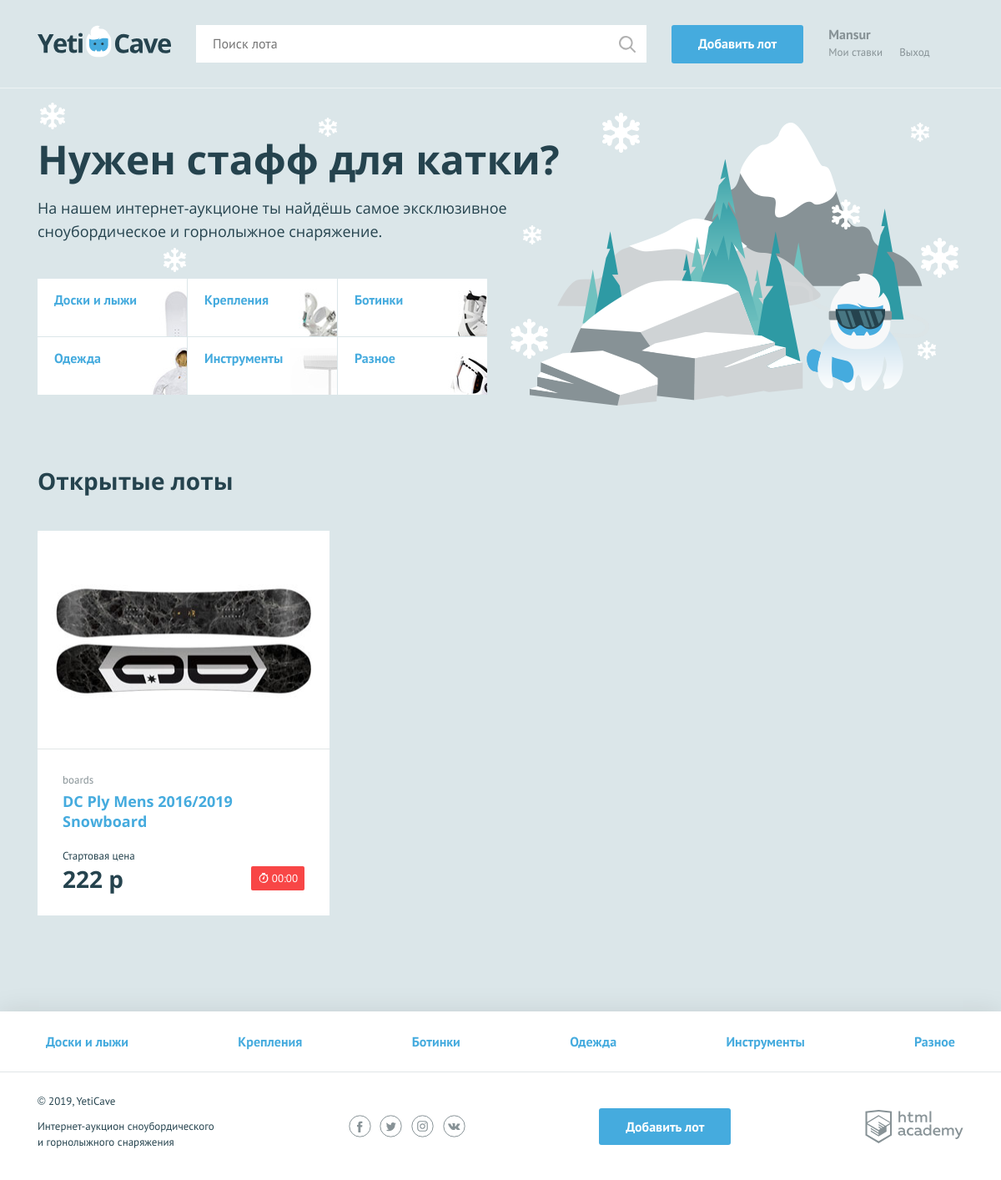
The page / on the database its author committed.
### tables this page shows
CREATE TABLE categories
(
    id          INT AUTO_INCREMENT PRIMARY KEY,
    title       VARCHAR(128),
    translation VARCHAR(128)
);

### helpers.php (called while the page is built, shortened)
<?php
function include_template($name, array $data = []) {
    $name = 'templates/' . $name;
    extract($data);
    require $name;
    $result = ob_get_clean();
    return $result;
}

### templates/main.php (the view)
<main class="container">
    <section class="promo">
        <h2 class="promo__title">Нужен стафф для катки?</h2>
        <p class="promo__text">На нашем интернет-аукционе ты найдёшь самое эксклюзивное сноубордическое и горнолыжное снаряжение.</p>
        <ul class="promo__list">
            <?php foreach ($categories  as $key => $category ): ?>
                <li class="promo__item promo__item--<?= strip_tags($category['title']); ?>">
                    <a class="promo__link" href="pages/all-lots.html"><?= strip_tags($category['translation']); ?></a>
                </li>
            <?php endforeach; ?>
        </ul>
    </section>
    <section class="lots">
        <div class="lots__header">
            <h2>Открытые лоты</h2>
        </div>
        <ul class="lots__list">
            <?php foreach ($lots as $lot): ?>
                <li class="lots__item lot">
                    <div class="lot__image">
                        <img src="<?= strip_tags($lot['image']); ?>" width="350" height="260" alt="">
                    </div>
                    <div class="lot__info">
                        <span class="lot__category"><?= strip_tags($lot['category']); ?></span>
                        <h3 class="lot__title"><a class="text-link" href="pages/lot.html"><?= strip_tags($lot['title']); ?></a></h3>
                        <div class="lot__state">
                            <div class="lot__rate">
                                <span class="lot__amount">Стартовая цена</span>
                                <span class="lot__cost"><?= strip_tags(format_price($lot['current_price']));?></span>
                            </div>
                            <div class="lot__timer timer   <?=  strip_tags(timer($lot['creation_date'])['status']); ?>">
                                <?=  strip_tags(timer($lot['creation_date'])['remaining_time']); ?>
                            </div>
                        </div>
                    </div>
                </li>
            <?php endforeach; ?>
        </ul>
    </section>
</main>

### functions.php
<?php
function format_price($price)
{
    return  number_format($price, 0, ',', ' ') . ' <b class="rub">р</b>';
}
function timer($date){
    $timer_end = new DateTime($date);
    $current_time = new DateTime();
    $diff = $current_time -> diff($timer_end);
    if( $timer_end < $current_time){
        return array('status' => 'timer--finishing', 'remaining_time' => '00:00' );
    }
    elseif ($diff->format("%H") < 1 ){
        return array('status' => 'timer--finishing', 'remaining_time' => $diff -> format("%H:%I") );
    }
    return array('status' => '', 'remaining_time' => $diff -> format("%H:%I") );
}

### index.php (shortened to what this page needs)
<?php
require_once 'helpers.php';
require_once 'functions.php';
require_once 'dbConfig.php';
$is_auth = rand(0, 1);
$sql = 'SELECT  l.creation_date, b.lot_id, l.title ,l.first_price,l.image,b.bet_sum AS current_price, c.title as category FROM lots AS l  JOIN bets AS b ON b.lot_id = l.id JOIN categories AS c ON c.id = l.category_id WHERE b.bet_sum = (SELECT MAX(b.bet_sum) FROM bets AS b  WHERE b.lot_id = l.id) ORDER BY l.creation_date';
$lots = mysqli_fetch_all(mysqli_query($con, $sql), MYSQLI_ASSOC);
$sql = 'SELECT title,translation FROM categories';
$categories = mysqli_fetch_all(mysqli_query($con, $sql), MYSQLI_ASSOC);
$page_content = include_template('main.php', ['categories' => $categories, 'lots' =>$lots]);
print (include_template('layout.php', ['categories' => $categories, 'is_auth' =>$is_auth, 'main_content' =>$page_content, 'user_name' => 'Mansur', 'title' => 'Главная']));

### templates/layout.php (shortened to what this page needs)
<!DOCTYPE html>
<html lang="ru">
<head>
    <link href="../css/normalize.min.css" rel="stylesheet">
    <link href="../css/style.css" rel="stylesheet">
</head>
<body>
<div class="page-wrapper">
    <header class="main-header">
        <div class="main-header__container container">
            <a class="main-header__logo">
                <img src="../img/logo.svg" width="160" height="39" alt="Логотип компании YetiCave">
            </a>
            <form class="main-header__search" method="get" action="https://echo.htmlacademy.ru" autocomplete="off">
                <input type="search" name="search" placeholder="Поиск лота">
                <input class="main-header__search-btn" type="submit" name="find" value="Найти">
            </form>
            <a class="main-header__add-lot button" href="pages/add-lot.html">Добавить лот</a>
            <nav class="user-menu">
                <?php if ($is_auth) : ?>
                    <div class="user-menu__logged">
                        <p><?= strip_tags($user_name); ?></p>
                        <a class="user-menu__bets" href="pages/my-bets.html">Мои ставки</a>
                        <a class="user-menu__logout" href="#">Выход</a>
                    </div>
                <?php endif; ?>
            </nav>
        </div>
    </header>
    <?=  $main_content ?>
</div>
<footer class="main-footer">
    <nav class="nav">
        <ul class="nav__list container">
            <?php foreach ($categories  as $category): ?>
                <li class="nav__item">
                    <a href="pages/all-lots.html"><?= strip_tags($category['translation']); ?></a>
                </li>
            <?php endforeach; ?>
        </ul>
    </nav>
    <div class="main-footer__bottom container">
        <div class="main-footer__copyright">
            <p>© 2019, YetiCave</p>
            <p>Интернет-аукцион сноубордического и горнолыжного снаряжения</p>
        </div>
        <div class="main-footer__social social">
            <a class="social__link social__link--facebook" href="#">
            </a>
            <a class="social__link social__link--twitter" href="#">
            </a>
            <a class="social__link social__link--instagram" href="#">
            </a>
            <a class="social__link social__link--vkontakte" href="#">
            </a>
        </div>
        <a class="main-footer__add-lot button" href="add-lot.html">Добавить лот</a>
        <div class="main-footer__developed-by">
            <a class="logo-academy" href="https://htmlacademy.ru/intensive/php">
            </a>
        </div>
    </div>
</footer>
</body>
</html>

### rows shown on the page
categories: translation "Доски и лыжи"
categories: translation "Крепления"
categories: translation "Ботинки"
categories: translation "Одежда"
categories: translation "Инструменты"
categories: translation "Разное"

### other values the page prints
strip_tags($user_name) "Mansur"
strip_tags($lot['category']) "boards"
strip_tags($lot['title']) "DC Ply Mens 2016/2019 Snowboard"
$price "222"
strip_tags(timer($lot['creation_date'])['remaining_time']) "00:00"
